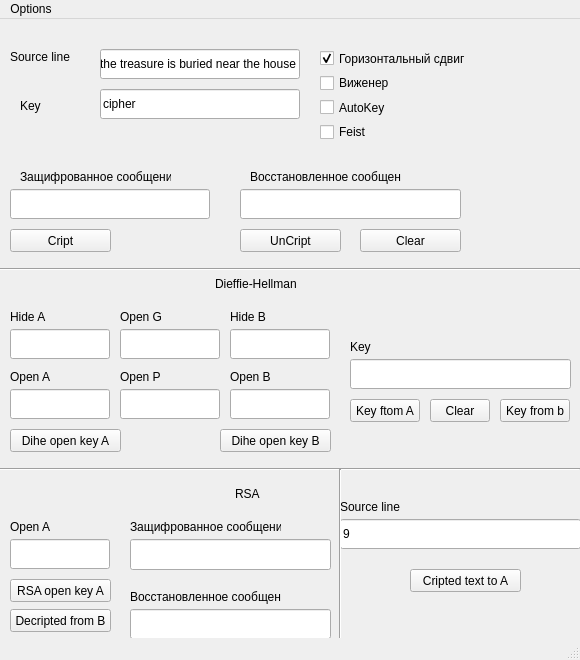
<?xml version="1.0" encoding="UTF-8"?>
<ui version="4.0">
 <class>bis</class>
 <widget class="QMainWindow" name="bis">
  <property name="enabled">
   <bool>true</bool>
  </property>
  <property name="geometry">
   <rect>
    <x>0</x>
    <y>0</y>
    <width>580</width>
    <height>660</height>
   </rect>
  </property>
  <property name="sizePolicy">
   <sizepolicy hsizetype="Fixed" vsizetype="Fixed">
    <horstretch>0</horstretch>
    <verstretch>0</verstretch>
   </sizepolicy>
  </property>
  <property name="minimumSize">
   <size>
    <width>580</width>
    <height>660</height>
   </size>
  </property>
  <property name="maximumSize">
   <size>
    <width>580</width>
    <height>660</height>
   </size>
  </property>
  <property name="windowTitle">
   <string>Ecrypter</string>
  </property>
  <property name="windowOpacity">
   <double>1.000000000000000</double>
  </property>
  <property name="styleSheet">
   <string notr="true"/>
  </property>
  <property name="locale">
   <locale language="Russian" country="Russia"/>
  </property>
  <widget class="QWidget" name="centralwidget">
   <widget class="QLineEdit" name="lineSource">
    <property name="geometry">
     <rect>
      <x>100</x>
      <y>30</y>
      <width>200</width>
      <height>30</height>
     </rect>
    </property>
    <property name="text">
     <string>the treasure is buried near the house</string>
    </property>
   </widget>
   <widget class="QPushButton" name="btnCrip">
    <property name="geometry">
     <rect>
      <x>10</x>
      <y>210</y>
      <width>101</width>
      <height>23</height>
     </rect>
    </property>
    <property name="text">
     <string>Cript</string>
    </property>
   </widget>
   <widget class="QPushButton" name="btnUnCrip">
    <property name="geometry">
     <rect>
      <x>240</x>
      <y>210</y>
      <width>101</width>
      <height>23</height>
     </rect>
    </property>
    <property name="text">
     <string>UnCript</string>
    </property>
   </widget>
   <widget class="QLineEdit" name="lineCript">
    <property name="geometry">
     <rect>
      <x>10</x>
      <y>170</y>
      <width>200</width>
      <height>30</height>
     </rect>
    </property>
    <property name="text">
     <string/>
    </property>
   </widget>
   <widget class="QLineEdit" name="lineUncript">
    <property name="geometry">
     <rect>
      <x>240</x>
      <y>170</y>
      <width>221</width>
      <height>30</height>
     </rect>
    </property>
    <property name="text">
     <string/>
    </property>
   </widget>
   <widget class="QLabel" name="labelSL">
    <property name="geometry">
     <rect>
      <x>10</x>
      <y>30</y>
      <width>91</width>
      <height>16</height>
     </rect>
    </property>
    <property name="text">
     <string>Source line</string>
    </property>
   </widget>
   <widget class="QLabel" name="labelKey">
    <property name="geometry">
     <rect>
      <x>20</x>
      <y>80</y>
      <width>47</width>
      <height>14</height>
     </rect>
    </property>
    <property name="text">
     <string>Key</string>
    </property>
   </widget>
   <widget class="QLineEdit" name="lineKey">
    <property name="geometry">
     <rect>
      <x>100</x>
      <y>70</y>
      <width>200</width>
      <height>30</height>
     </rect>
    </property>
    <property name="text">
     <string>cipher</string>
    </property>
   </widget>
   <widget class="QWidget" name="verticalLayoutWidget">
    <property name="geometry">
     <rect>
      <x>320</x>
      <y>30</y>
      <width>221</width>
      <height>92</height>
     </rect>
    </property>
    <layout class="QVBoxLayout" name="verticalLayout">
     <item>
      <widget class="QCheckBox" name="checkHoriz">
       <property name="text">
        <string>Горизонтальный сдвиг</string>
       </property>
       <property name="checked">
        <bool>true</bool>
       </property>
       <property name="autoExclusive">
        <bool>true</bool>
       </property>
      </widget>
     </item>
     <item>
      <widget class="QCheckBox" name="checkVij">
       <property name="text">
        <string>Виженер</string>
       </property>
       <property name="autoExclusive">
        <bool>true</bool>
       </property>
      </widget>
     </item>
     <item>
      <widget class="QCheckBox" name="checkAutoKey">
       <property name="text">
        <string>AutoKey</string>
       </property>
       <property name="autoExclusive">
        <bool>true</bool>
       </property>
      </widget>
     </item>
     <item>
      <widget class="QCheckBox" name="checkFeist">
       <property name="text">
        <string>Feist</string>
       </property>
       <property name="autoExclusive">
        <bool>true</bool>
       </property>
      </widget>
     </item>
    </layout>
   </widget>
   <widget class="QPushButton" name="btnClear">
    <property name="geometry">
     <rect>
      <x>360</x>
      <y>210</y>
      <width>101</width>
      <height>23</height>
     </rect>
    </property>
    <property name="text">
     <string>Clear</string>
    </property>
   </widget>
   <widget class="QLabel" name="labelCriptedSL">
    <property name="geometry">
     <rect>
      <x>20</x>
      <y>150</y>
      <width>151</width>
      <height>16</height>
     </rect>
    </property>
    <property name="text">
     <string>Защифрованное сообщение</string>
    </property>
   </widget>
   <widget class="QLabel" name="labelDecriptedSL">
    <property name="geometry">
     <rect>
      <x>250</x>
      <y>150</y>
      <width>151</width>
      <height>16</height>
     </rect>
    </property>
    <property name="text">
     <string>Восстановленное сообщение</string>
    </property>
   </widget>
   <widget class="QPushButton" name="btnDihe_A">
    <property name="geometry">
     <rect>
      <x>10</x>
      <y>410</y>
      <width>111</width>
      <height>23</height>
     </rect>
    </property>
    <property name="text">
     <string>Dihe open key A</string>
    </property>
   </widget>
   <widget class="QLineEdit" name="lineDihe_A">
    <property name="geometry">
     <rect>
      <x>10</x>
      <y>370</y>
      <width>100</width>
      <height>30</height>
     </rect>
    </property>
    <property name="text">
     <string/>
    </property>
    <property name="readOnly">
     <bool>false</bool>
    </property>
   </widget>
   <widget class="QLineEdit" name="lineDihe_g">
    <property name="geometry">
     <rect>
      <x>120</x>
      <y>310</y>
      <width>100</width>
      <height>30</height>
     </rect>
    </property>
    <property name="text">
     <string/>
    </property>
   </widget>
   <widget class="QLineEdit" name="lineDihe_p">
    <property name="geometry">
     <rect>
      <x>120</x>
      <y>370</y>
      <width>100</width>
      <height>30</height>
     </rect>
    </property>
    <property name="text">
     <string/>
    </property>
   </widget>
   <widget class="QLineEdit" name="lineDihe_B">
    <property name="geometry">
     <rect>
      <x>230</x>
      <y>370</y>
      <width>100</width>
      <height>30</height>
     </rect>
    </property>
    <property name="text">
     <string/>
    </property>
    <property name="readOnly">
     <bool>false</bool>
    </property>
   </widget>
   <widget class="QPushButton" name="btnDihe_B">
    <property name="geometry">
     <rect>
      <x>220</x>
      <y>410</y>
      <width>111</width>
      <height>23</height>
     </rect>
    </property>
    <property name="text">
     <string>Dihe open key B</string>
    </property>
    <property name="checkable">
     <bool>false</bool>
    </property>
   </widget>
   <widget class="QLineEdit" name="lineDihe_key">
    <property name="geometry">
     <rect>
      <x>350</x>
      <y>340</y>
      <width>221</width>
      <height>30</height>
     </rect>
    </property>
    <property name="text">
     <string/>
    </property>
   </widget>
   <widget class="QLabel" name="labelOpenA">
    <property name="geometry">
     <rect>
      <x>10</x>
      <y>350</y>
      <width>101</width>
      <height>16</height>
     </rect>
    </property>
    <property name="text">
     <string>Open A</string>
    </property>
   </widget>
   <widget class="QLabel" name="labelOpenB">
    <property name="geometry">
     <rect>
      <x>230</x>
      <y>350</y>
      <width>101</width>
      <height>16</height>
     </rect>
    </property>
    <property name="text">
     <string>Open B</string>
    </property>
   </widget>
   <widget class="QLabel" name="labelOpenG">
    <property name="geometry">
     <rect>
      <x>120</x>
      <y>290</y>
      <width>101</width>
      <height>16</height>
     </rect>
    </property>
    <property name="text">
     <string>Open G</string>
    </property>
   </widget>
   <widget class="QLabel" name="labelOpenP">
    <property name="geometry">
     <rect>
      <x>120</x>
      <y>350</y>
      <width>101</width>
      <height>16</height>
     </rect>
    </property>
    <property name="text">
     <string>Open P</string>
    </property>
   </widget>
   <widget class="QLabel" name="labelKey_DiHe">
    <property name="geometry">
     <rect>
      <x>350</x>
      <y>320</y>
      <width>101</width>
      <height>16</height>
     </rect>
    </property>
    <property name="text">
     <string>Key</string>
    </property>
   </widget>
   <widget class="QPushButton" name="btnDihe_key_from_a">
    <property name="geometry">
     <rect>
      <x>350</x>
      <y>380</y>
      <width>70</width>
      <height>23</height>
     </rect>
    </property>
    <property name="text">
     <string>Key ftom A</string>
    </property>
    <property name="checkable">
     <bool>false</bool>
    </property>
   </widget>
   <widget class="QPushButton" name="btnDihe_Key_From_B">
    <property name="geometry">
     <rect>
      <x>500</x>
      <y>380</y>
      <width>70</width>
      <height>23</height>
     </rect>
    </property>
    <property name="text">
     <string>Key from b</string>
    </property>
    <property name="checkable">
     <bool>false</bool>
    </property>
   </widget>
   <widget class="QPushButton" name="btnDihe_Clear">
    <property name="geometry">
     <rect>
      <x>430</x>
      <y>380</y>
      <width>60</width>
      <height>23</height>
     </rect>
    </property>
    <property name="text">
     <string>Clear</string>
    </property>
    <property name="checkable">
     <bool>false</bool>
    </property>
   </widget>
   <widget class="Line" name="line">
    <property name="geometry">
     <rect>
      <x>0</x>
      <y>240</y>
      <width>580</width>
      <height>20</height>
     </rect>
    </property>
    <property name="orientation">
     <enum>Qt::Horizontal</enum>
    </property>
   </widget>
   <widget class="QLabel" name="label_10">
    <property name="geometry">
     <rect>
      <x>215</x>
      <y>250</y>
      <width>140</width>
      <height>30</height>
     </rect>
    </property>
    <property name="styleSheet">
     <string notr="true">font: italic 18pt &quot;Brush Script MT&quot;;
</string>
    </property>
    <property name="text">
     <string>Dieffie-Hellman</string>
    </property>
   </widget>
   <widget class="QLineEdit" name="lineDihe_Hide_A">
    <property name="geometry">
     <rect>
      <x>10</x>
      <y>310</y>
      <width>100</width>
      <height>30</height>
     </rect>
    </property>
    <property name="text">
     <string/>
    </property>
    <property name="readOnly">
     <bool>true</bool>
    </property>
   </widget>
   <widget class="QLineEdit" name="lineDihe_Hide_B">
    <property name="geometry">
     <rect>
      <x>230</x>
      <y>310</y>
      <width>100</width>
      <height>30</height>
     </rect>
    </property>
    <property name="text">
     <string/>
    </property>
    <property name="readOnly">
     <bool>true</bool>
    </property>
   </widget>
   <widget class="QLabel" name="labelHideA_DiHe">
    <property name="geometry">
     <rect>
      <x>10</x>
      <y>290</y>
      <width>101</width>
      <height>16</height>
     </rect>
    </property>
    <property name="text">
     <string>Hide A</string>
    </property>
   </widget>
   <widget class="QLabel" name="labelHideB_DiHe">
    <property name="geometry">
     <rect>
      <x>230</x>
      <y>290</y>
      <width>101</width>
      <height>16</height>
     </rect>
    </property>
    <property name="text">
     <string>Hide B</string>
    </property>
   </widget>
   <widget class="Line" name="line_2">
    <property name="geometry">
     <rect>
      <x>0</x>
      <y>440</y>
      <width>580</width>
      <height>20</height>
     </rect>
    </property>
    <property name="orientation">
     <enum>Qt::Horizontal</enum>
    </property>
   </widget>
   <widget class="QLineEdit" name="lineRSA_Open_A">
    <property name="geometry">
     <rect>
      <x>10</x>
      <y>520</y>
      <width>100</width>
      <height>30</height>
     </rect>
    </property>
    <property name="text">
     <string/>
    </property>
    <property name="readOnly">
     <bool>false</bool>
    </property>
   </widget>
   <widget class="QPushButton" name="btnRSA_Open_A">
    <property name="geometry">
     <rect>
      <x>10</x>
      <y>560</y>
      <width>101</width>
      <height>23</height>
     </rect>
    </property>
    <property name="text">
     <string>RSA open key A</string>
    </property>
   </widget>
   <widget class="QLabel" name="labelOpenA_RSA">
    <property name="geometry">
     <rect>
      <x>10</x>
      <y>500</y>
      <width>101</width>
      <height>16</height>
     </rect>
    </property>
    <property name="text">
     <string>Open A</string>
    </property>
   </widget>
   <widget class="QPushButton" name="btnRSA_Open_B">
    <property name="geometry">
     <rect>
      <x>410</x>
      <y>550</y>
      <width>111</width>
      <height>23</height>
     </rect>
    </property>
    <property name="text">
     <string>Cripted text to A</string>
    </property>
   </widget>
   <widget class="QLineEdit" name="lineRSA_Source">
    <property name="geometry">
     <rect>
      <x>340</x>
      <y>500</y>
      <width>241</width>
      <height>30</height>
     </rect>
    </property>
    <property name="text">
     <string>9</string>
    </property>
    <property name="readOnly">
     <bool>false</bool>
    </property>
   </widget>
   <widget class="QLabel" name="label_15">
    <property name="geometry">
     <rect>
      <x>235</x>
      <y>460</y>
      <width>61</width>
      <height>30</height>
     </rect>
    </property>
    <property name="styleSheet">
     <string notr="true">font: 18pt &quot;Ravie&quot;;
</string>
    </property>
    <property name="text">
     <string>RSA</string>
    </property>
   </widget>
   <widget class="QLabel" name="labelSL_RSA">
    <property name="geometry">
     <rect>
      <x>340</x>
      <y>480</y>
      <width>141</width>
      <height>16</height>
     </rect>
    </property>
    <property name="text">
     <string>Source line</string>
    </property>
   </widget>
   <widget class="QLineEdit" name="lineRSA_Cripted">
    <property name="geometry">
     <rect>
      <x>130</x>
      <y>520</y>
      <width>201</width>
      <height>31</height>
     </rect>
    </property>
    <property name="text">
     <string/>
    </property>
    <property name="readOnly">
     <bool>false</bool>
    </property>
   </widget>
   <widget class="QLineEdit" name="lineRSA_Decripted">
    <property name="geometry">
     <rect>
      <x>130</x>
      <y>590</y>
      <width>201</width>
      <height>30</height>
     </rect>
    </property>
    <property name="text">
     <string/>
    </property>
    <property name="readOnly">
     <bool>false</bool>
    </property>
   </widget>
   <widget class="QLabel" name="labelCripted_RSA">
    <property name="geometry">
     <rect>
      <x>130</x>
      <y>500</y>
      <width>151</width>
      <height>16</height>
     </rect>
    </property>
    <property name="text">
     <string>Защифрованное сообщение</string>
    </property>
   </widget>
   <widget class="QLabel" name="labelDecripted_RSA">
    <property name="geometry">
     <rect>
      <x>130</x>
      <y>570</y>
      <width>151</width>
      <height>16</height>
     </rect>
    </property>
    <property name="text">
     <string>Восстановленное сообщение</string>
    </property>
   </widget>
   <widget class="QPushButton" name="btnRSA_Decript_A">
    <property name="geometry">
     <rect>
      <x>10</x>
      <y>590</y>
      <width>101</width>
      <height>23</height>
     </rect>
    </property>
    <property name="text">
     <string>Decripted from B</string>
    </property>
   </widget>
   <widget class="Line" name="line_3">
    <property name="geometry">
     <rect>
      <x>330</x>
      <y>450</y>
      <width>20</width>
      <height>181</height>
     </rect>
    </property>
    <property name="orientation">
     <enum>Qt::Vertical</enum>
    </property>
   </widget>
  </widget>
  <widget class="QMenuBar" name="menubar">
   <property name="geometry">
    <rect>
     <x>0</x>
     <y>0</y>
     <width>580</width>
     <height>22</height>
    </rect>
   </property>
   <widget class="QMenu" name="menuOptions">
    <property name="title">
     <string>Options</string>
    </property>
    <widget class="QMenu" name="menuChange_lang">
     <property name="title">
      <string>Change lang</string>
     </property>
     <addaction name="actionRussian"/>
     <addaction name="actionEnglish"/>
    </widget>
    <addaction name="menuChange_lang"/>
    <addaction name="actionDebug_info"/>
   </widget>
   <addaction name="menuOptions"/>
  </widget>
  <widget class="QStatusBar" name="statusbar"/>
  <action name="actionRussian">
   <property name="checkable">
    <bool>true</bool>
   </property>
   <property name="checked">
    <bool>false</bool>
   </property>
   <property name="text">
    <string>Russian</string>
   </property>
   <property name="autoRepeat">
    <bool>false</bool>
   </property>
  </action>
  <action name="actionEnglish">
   <property name="checkable">
    <bool>true</bool>
   </property>
   <property name="checked">
    <bool>false</bool>
   </property>
   <property name="enabled">
    <bool>true</bool>
   </property>
   <property name="text">
    <string>English</string>
   </property>
   <property name="autoRepeat">
    <bool>false</bool>
   </property>
  </action>
  <action name="actionDebug_info">
   <property name="checkable">
    <bool>true</bool>
   </property>
   <property name="text">
    <string>Debug info</string>
   </property>
  </action>
 </widget>
 <resources/>
 <connections/>
</ui>
